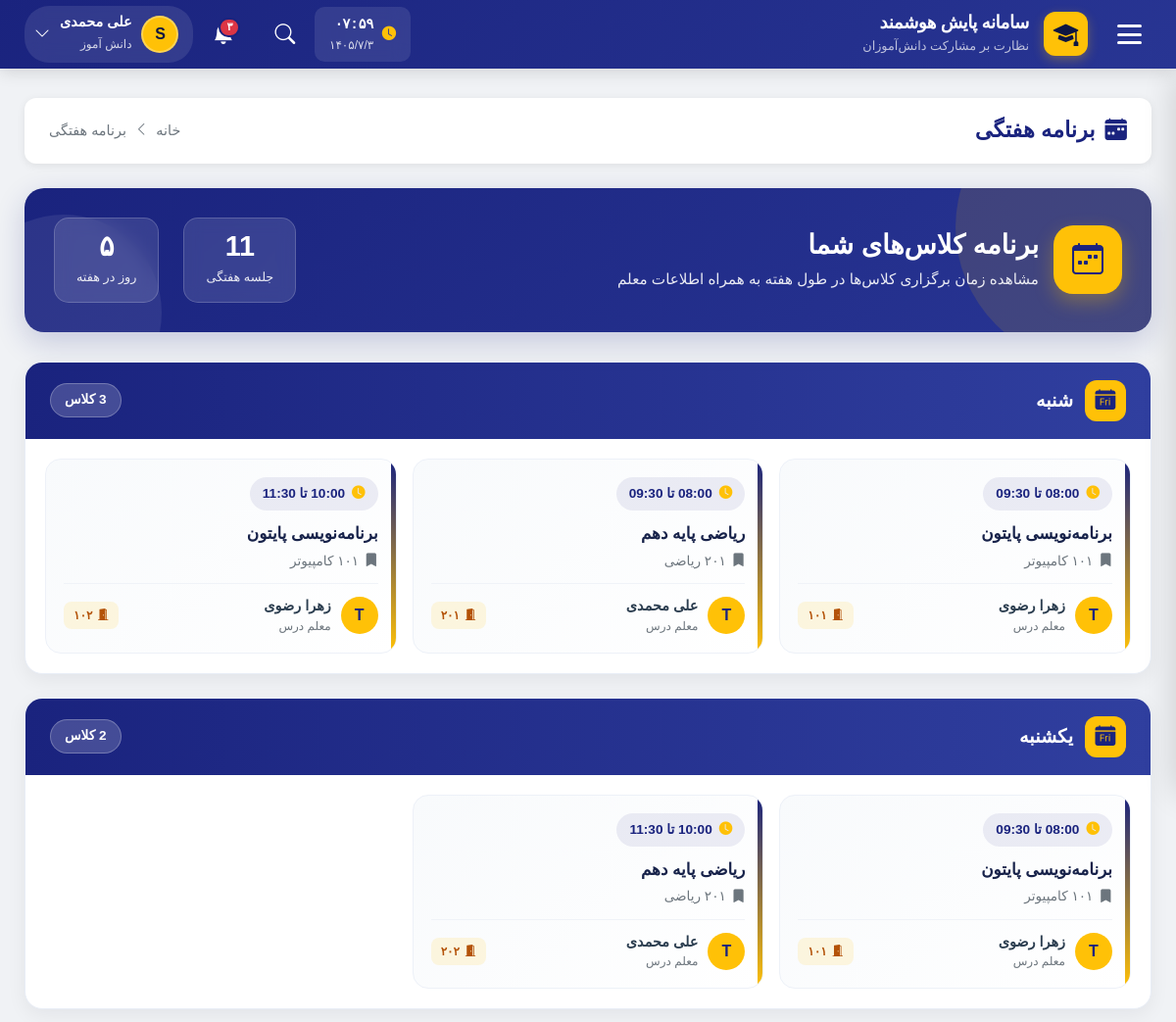
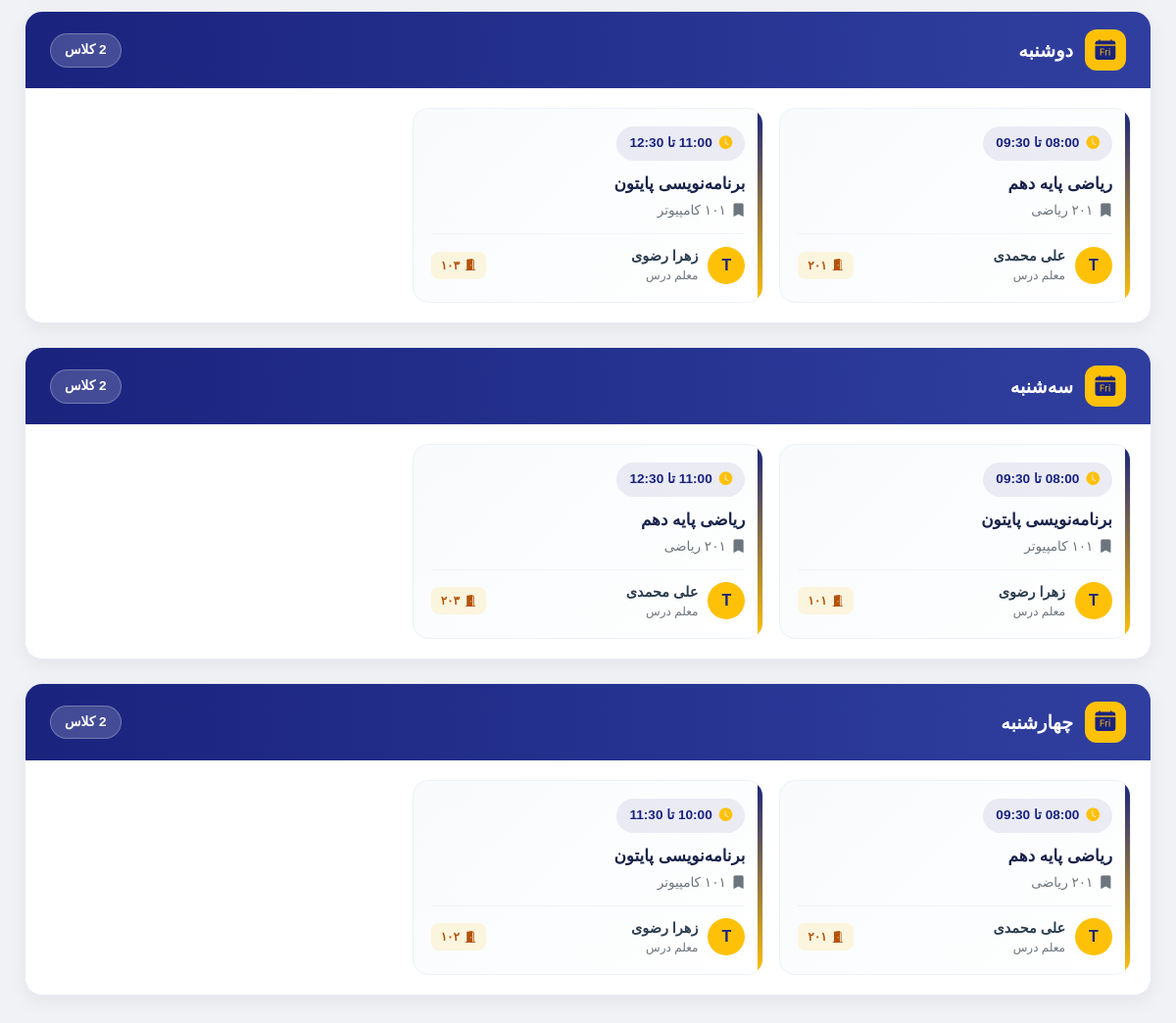
/weekly-schedule/ (signed in), run on the app's committed database (2 pictures, top to bottom).
### accounts/models.py (models this page shows, shortened)
class User(AbstractUser):
    ROLE_CHOICES = (
        ('student', 'دانش آموز'),
        ('teacher', 'معلم'),
        ('assistant', 'معاون'),
        ('principal', 'مدیر مدرسه'),
        ('district_admin', 'مسئول منطقه'),
        ('county_admin', 'مسئول شهرستان'),
        ('province_admin', 'مسئول استان'),
        ('country_admin', 'مسئول کشور'),
    )
    role = models.CharField(max_length=20, choices=ROLE_CHOICES, default='student')
    national_id = models.CharField(
        max_length=10,
        unique=True,
        null=True,
        blank=True,
        verbose_name="کد ملی"
    )
    class Meta:
        verbose_name = "کاربر"
        verbose_name_plural = "کاربران"

### dashboard/models.py (models this page shows, shortened)
class WeeklySchedule(models.Model):
    WEEKDAY_CHOICES = (
        ('saturday', 'شنبه'),
        ('sunday', 'یکشنبه'),
        ('monday', 'دوشنبه'),
        ('tuesday', 'سه‌شنبه'),
        ('wednesday', 'چهارشنبه'),
    )
    classroom = models.ForeignKey(
        Classroom,
        on_delete=models.CASCADE,
        related_name='schedules',
        verbose_name="کلاس"
    )
    day_of_week = models.CharField(
        max_length=10,
        choices=WEEKDAY_CHOICES,
        verbose_name="روز هفته"
    )
    start_time = models.TimeField(verbose_name="ساعت شروع")
    end_time = models.TimeField(verbose_name="ساعت پایان")
    room = models.CharField(
        max_length=50,
        blank=True,
        null=True,
        verbose_name="شماره اتاق/کلاس"
    )
    class Meta:
        verbose_name = "برنامه هفتگی"
        verbose_name_plural = "برنامه‌های هفتگی"
        ordering = ['day_of_week', 'start_time']

class Classroom(models.Model):
    GRADE_CHOICES = (
        ('10', 'دهم'),
        ('11', 'یازدهم'),
        ('12', 'دوازدهم'),
    )
    FIELD_CHOICES = (
        ('computer', 'کامپیوتر'),
        ('electrical', 'برق'),
        ('mechanical', 'مکانیک'),
        ('accounting', 'حسابداری'),
        ('math', 'ریاضی'),
        ('experimental', 'تجربی'),
        ('humanities', 'انسانی'),
    )
    name = models.CharField(max_length=100, verbose_name="نام کلاس")
    subject = models.CharField(max_length=100, verbose_name="درس")
    grade = models.CharField(
        max_length=2,
        choices=GRADE_CHOICES,
        default='10',
        verbose_name="پایه تحصیلی"
    )
    field = models.CharField(
        max_length=20,
        choices=FIELD_CHOICES,
        default='math',
        verbose_name="رشته تحصیلی"
    )
    teacher_name = models.CharField(
        max_length=100,
        verbose_name="نام معلم"
    )
    teacher = models.ForeignKey(
        User,
        on_delete=models.SET_NULL,
        null=True,
        blank=True,
        related_name='taught_classes',
        verbose_name="کاربر معلم (اختیاری)"
    )
    students = models.ManyToManyField(
        User,
        related_name='enrolled_classes',
        blank=True,
        verbose_name="دانش‌آموزان"
    )
    created_at = models.DateTimeField(auto_now_add=True)
    class Meta:
        verbose_name = "کلاس"
        verbose_name_plural = "کلاس‌ها"

### dashboard/views.py (the view)
# urls.py: path('weekly-schedule/', views.weekly_schedule_view, name='weekly_schedule'),
@login_required
def weekly_schedule_view(request):
    if request.user.role != 'student':
        return render(request, 'dashboard/index.html', {
            'welcome_message': 'دسترسی محدود به دانش‌آموزان'
        })
    student = request.user
    schedules = WeeklySchedule.objects.filter(
        classroom__students=student
    ).select_related('classroom', 'classroom__teacher').order_by(
        'day_of_week', 'start_time'
    )
    days_info = [
        ('saturday', 'شنبه'),
        ('sunday', 'یکشنبه'),
        ('monday', 'دوشنبه'),
        ('tuesday', 'سه‌شنبه'),
        ('wednesday', 'چهارشنبه'),
    ]
    schedule_days = []
    for day_key, day_name in days_info:
        day_classes = [s for s in schedules if s.day_of_week == day_key]
        schedule_days.append({
            'key': day_key,
            'name': day_name,
            'classes': day_classes,
            'count': len(day_classes),
        })
    context = {
        'schedule_days': schedule_days,
        'total_classes': schedules.count(),
    }
    return render(request, 'dashboard/weekly_schedule.html', context)

### dashboard/templates/dashboard/weekly_schedule.html (shortened to what this page needs)
{% extends 'base.html' %}
{% block content %}
<div class="ws-container">
    <div class="page-breadcrumb">
        <h1 class="breadcrumb-title">
            <i class="bi bi-calendar-week-fill"></i>
            برنامه هفتگی
        </h1>
        <div class="breadcrumb-nav">
            <a href="{% url 'dashboard:home' %}">خانه</a>
            <i class="bi bi-chevron-left"></i>
            <span>برنامه هفتگی</span>
        </div>
    </div>
    {% if total_classes > 0 %}
        <div class="ws-hero">
            <div class="ws-hero-content">
                <div class="ws-hero-title">
                    <div class="ws-hero-icon">
                        <i class="bi bi-calendar-week"></i>
                    </div>
                    <div class="ws-hero-text">
                        <h2>برنامه کلاس‌های شما</h2>
                        <p>مشاهده زمان برگزاری کلاس‌ها در طول هفته به همراه اطلاعات معلم</p>
                    </div>
                </div>
                <div class="ws-hero-stats">
                    <div class="ws-stat-box">
                        <span class="ws-stat-value">{{ total_classes }}</span>
                        <span class="ws-stat-label">جلسه هفتگی</span>
                    </div>
                    <div class="ws-stat-box">
                        <span class="ws-stat-value">۵</span>
                        <span class="ws-stat-label">روز در هفته</span>
                    </div>
                </div>
            </div>
        </div>
        {% for day in schedule_days %}
            <div class="ws-day-card">
                <div class="ws-day-header">
                    <h3 class="ws-day-title">
                        <div class="ws-day-icon">
                            <i class="bi bi-calendar-day-fill"></i>
                        </div>
                        {{ day.name }}
                    </h3>
                    <span class="ws-day-count">
                        {{ day.count }} کلاس
                    </span>
                </div>
                <div class="ws-day-body">
                    {% if day.classes %}
                        <div class="ws-class-grid">
                            {% for schedule in day.classes %}
                                <div class="ws-class-card">
                                    <div class="ws-class-time">
                                        <i class="bi bi-clock-fill"></i>
                                        {{ schedule.start_time|time:"H:i" }} تا {{ schedule.end_time|time:"H:i" }}
                                    </div>
                                    <h4 class="ws-class-subject">{{ schedule.classroom.subject }}</h4>
                                    <div class="ws-class-name">
                                        <i class="bi bi-bookmark-fill"></i>
                                        {{ schedule.classroom.name }}
                                    </div>
                                    <div class="ws-class-teacher">
                                        <div class="ws-teacher-avatar">
                                            {{ schedule.classroom.teacher.username|first|upper }}
                                        </div>
                                        <div class="ws-teacher-info">
                                            <p class="ws-teacher-name">
                                                {{ schedule.classroom.teacher.get_full_name|default:schedule.classroom.teacher.username }}
                                            </p>
                                            <p class="ws-teacher-role">معلم درس</p>
                                        </div>
                                        {% if schedule.room %}
                                            <span class="ws-room-badge">
                                                <i class="bi bi-door-open-fill"></i>
                                                {{ schedule.room }}
                                            </span>
                                        {% endif %}
                                    </div>
                                </div>
                            {% endfor %}
                        </div>
                    {% endif %}
                </div>
            </div>
        {% endfor %}
    {% endif %}
</div>
{% endblock %}

### templates/base.html (shortened to what this page needs)
{% load django_bootstrap5 %}
<!DOCTYPE html>
<html lang="fa" dir="rtl">
<head>
    {% bootstrap_css %}
    <link rel="stylesheet" href="https://cdn.jsdelivr.net/npm/bootstrap-icons@1.11.1/font/bootstrap-icons.css">
    <link href="https://cdn.jsdelivr.net/gh/rastikerdar/vazirmatn@v33.003/Vazirmatn-font-face.css" rel="stylesheet" />
</head>
<body>
    <header class="main-header">
        <button class="hamburger-btn" id="menuToggle" title="منوی اصلی">
            <div class="hamburger-icon">
                <span></span>
                <span></span>
                <span></span>
            </div>
        </button>
        <a href="{% url 'dashboard:home' %}" class="header-brand">
            <div class="brand-icon">
                <i class="bi bi-mortarboard-fill"></i>
            </div>
            <div class="brand-text">
                <h5>سامانه پایش هوشمند</h5>
                <small>نظارت بر مشارکت دانش‌آموزان</small>
            </div>
        </a>
        <div class="header-actions">
            <div class="header-clock" id="headerClock">
                <i class="bi bi-clock-fill"></i>
                <div>
                    <div class="clock-time">--:--</div>
                    <div class="clock-date">--/--/--</div>
                </div>
            </div>
            <div class="header-search">
                <button class="search-toggle" id="searchToggle">
                    <i class="bi bi-search"></i>
                </button>
            </div>
            <div style="position: relative;">
                <button class="header-action-btn" id="notificationToggle">
                    <span class="badge-notification">۳</span>
                </button>
            </div>
            <div class="user-dropdown">
                <button class="user-menu-btn" id="userMenuToggle">
                    <div class="user-avatar">
                        {{ user.username|first|upper }}
                    </div>
                    <div class="user-info">
                        <span class="name">{{ user.get_full_name|default:user.username }}</span>
                        <span class="role">{{ user.get_role_display }}</span>
                    </div>
                    <i class="bi bi-chevron-down"></i>
                </button>
            </div>
        </div>
    </header>
    <main class="main-content">
        {% block content %}
        {% endblock %}
    </main>
</body>
</html>

### dashboard/templates/dashboard/weekly_schedule.html (style rules this page uses)
.ws-container { --ws-primary: #1a237e; --ws-secondary: #ffc107; --ws-bg: #ffffff; --ws-border: #e8edf6; --ws-muted: #6c757d; }
.ws-hero { background: linear-gradient(135deg, #1a237e 0%, #283593 100%); border-radius: 20px; padding: 30px; color: white; margin-bottom: 30px; position: relative; overflow: hidden; box-shadow: 0 10px 30px rgba(26, 35, 126, 0.2); }
.ws-hero::before { content: ''; position: absolute; width: 280px; height: 280px; border-radius: 50%; background: rgba(255, 193, 7, 0.12); top: -100px; right: -80px; }
.ws-hero::after { content: ''; position: absolute; width: 200px; height: 200px; border-radius: 50%; background: rgba(255, 255, 255, 0.08); bottom: -80px; left: -60px; }
.ws-hero-content { position: relative; z-index: 1; display: flex; justify-content: space-between; align-items: center; flex-wrap: wrap; gap: 20px; }
.ws-hero-title { display: flex; align-items: center; gap: 15px; }
.ws-hero-icon { width: 70px; height: 70px; background: var(--ws-secondary); border-radius: 20px; display: flex; align-items: center; justify-content: center; font-size: 2rem; color: var(--ws-primary); box-shadow: 0 8px 20px rgba(255, 193, 7, 0.3); }
.ws-hero-text h2 { margin: 0 0 8px 0; font-size: 1.7rem; font-weight: 800; }
.ws-hero-text p { margin: 0; opacity: 0.9; font-size: 0.95rem; }
.ws-hero-stats { display: flex; gap: 25px; flex-wrap: wrap; }
.ws-stat-box { background: rgba(255, 255, 255, 0.12); border: 1px solid rgba(255, 255, 255, 0.18); border-radius: 15px; padding: 14px 22px; text-align: center; backdrop-filter: blur(8px); }
.ws-stat-value { font-size: 1.8rem; font-weight: 900; display: block; line-height: 1; margin-bottom: 4px; }
.ws-stat-label { font-size: 0.8rem; opacity: 0.9; }
.ws-day-card { background: white; border-radius: 18px; box-shadow: 0 6px 20px rgba(15, 23, 42, 0.06); margin-bottom: 24px; overflow: hidden; border: 1px solid var(--ws-border); }
.ws-day-header { background: linear-gradient(90deg, #1a237e 0%, #303f9f 100%); color: white; padding: 18px 25px; display: flex; justify-content: space-between; align-items: center; }
.ws-day-title { display: flex; align-items: center; gap: 12px; margin: 0; font-size: 1.2rem; font-weight: 800; }
.ws-day-icon { width: 42px; height: 42px; background: var(--ws-secondary); border-radius: 12px; display: flex; align-items: center; justify-content: center; color: var(--ws-primary); font-size: 1.3rem; }
.ws-day-count { background: rgba(255, 255, 255, 0.18); border: 1px solid rgba(255, 255, 255, 0.25); padding: 6px 14px; border-radius: 999px; font-size: 0.85rem; font-weight: 700; }
.ws-day-body { padding: 20px; }
.ws-class-grid { display: grid; grid-template-columns: repeat(auto-fill, minmax(320px, 1fr)); gap: 16px; }
.ws-class-card { background: linear-gradient(135deg, #f8fafc 0%, #ffffff 100%); border: 1px solid #edf1f8; border-radius: 16px; padding: 18px; transition: all 0.25s ease; position: relative; overflow: hidden; }
.ws-class-card::before { content: ''; position: absolute; top: 0; bottom: 0; right: 0; width: 5px; background: linear-gradient(180deg, var(--ws-primary), var(--ws-secondary)); }
.ws-class-time { display: inline-flex; align-items: center; gap: 7px; background: rgba(26, 35, 126, 0.08); color: var(--ws-primary); padding: 7px 13px; border-radius: 999px; font-size: 0.85rem; font-weight: 800; margin-bottom: 12px; }
.ws-class-time i { color: var(--ws-secondary); }
.ws-class-subject { font-size: 1.05rem; font-weight: 800; color: #17224a; margin: 0 0 6px 0; line-height: 1.4; }
.ws-class-name { font-size: 0.85rem; color: var(--ws-muted); margin-bottom: 12px; display: flex; align-items: center; gap: 6px; }
.ws-class-teacher { display: flex; align-items: center; gap: 10px; padding-top: 12px; border-top: 1px solid #f0f3f8; }
.ws-teacher-avatar { width: 38px; height: 38px; background: var(--ws-secondary); color: var(--ws-primary); border-radius: 50%; display: flex; align-items: center; justify-content: center; font-weight: 800; font-size: 1rem; flex-shrink: 0; }
.ws-teacher-info { flex: 1; min-width: 0; }
.ws-teacher-name { font-size: 0.9rem; font-weight: 700; color: #2c3e50; margin: 0; white-space: nowrap; overflow: hidden; text-overflow: ellipsis; }
.ws-teacher-role { font-size: 0.75rem; color: var(--ws-muted); margin: 0; }
.ws-room-badge { display: inline-flex; align-items: center; gap: 5px; background: rgba(255, 193, 7, 0.12); color: #b45309; padding: 5px 10px; border-radius: 8px; font-size: 0.75rem; font-weight: 700; }

### data on the page
User: username|first "S", get_full_name "علی محمدی", role "دانش آموز"
WeeklySchedule: start_time "08:00", end_time "09:30", classroom.subject "برنامه‌نویسی پایتون", classroom.name "۱۰۱ کامپیوتر", classroom.teacher.username|first "T", classroom.teacher.get_full_name "زهرا رضوی", room "۱۰۱"
WeeklySchedule: start_time "08:00", end_time "09:30", classroom.subject "ریاضی پایه دهم", classroom.name "۲۰۱ ریاضی", classroom.teacher.username|first "T", classroom.teacher.get_full_name "علی محمدی", room "۲۰۱"
WeeklySchedule: start_time "10:00", end_time "11:30", classroom.subject "برنامه‌نویسی پایتون", classroom.name "۱۰۱ کامپیوتر", classroom.teacher.username|first "T", classroom.teacher.get_full_name "زهرا رضوی", room "۱۰۲"
WeeklySchedule: start_time "08:00", end_time "09:30", classroom.subject "برنامه‌نویسی پایتون", classroom.name "۱۰۱ کامپیوتر", classroom.teacher.username|first "T", classroom.teacher.get_full_name "زهرا رضوی", room "۱۰۱"
WeeklySchedule: start_time "10:00", end_time "11:30", classroom.subject "ریاضی پایه دهم", classroom.name "۲۰۱ ریاضی", classroom.teacher.username|first "T", classroom.teacher.get_full_name "علی محمدی", room "۲۰۲"
WeeklySchedule: start_time "08:00", end_time "09:30", classroom.subject "ریاضی پایه دهم", classroom.name "۲۰۱ ریاضی", classroom.teacher.username|first "T", classroom.teacher.get_full_name "علی محمدی", room "۲۰۱"
WeeklySchedule: start_time "11:00", end_time "12:30", classroom.subject "برنامه‌نویسی پایتون", classroom.name "۱۰۱ کامپیوتر", classroom.teacher.username|first "T", classroom.teacher.get_full_name "زهرا رضوی", room "۱۰۳"
WeeklySchedule: start_time "08:00", end_time "09:30", classroom.subject "برنامه‌نویسی پایتون", classroom.name "۱۰۱ کامپیوتر", classroom.teacher.username|first "T", classroom.teacher.get_full_name "زهرا رضوی", room "۱۰۱"
WeeklySchedule: start_time "11:00", end_time "12:30", classroom.subject "ریاضی پایه دهم", classroom.name "۲۰۱ ریاضی", classroom.teacher.username|first "T", classroom.teacher.get_full_name "علی محمدی", room "۲۰۳"
WeeklySchedule: start_time "08:00", end_time "09:30", classroom.subject "ریاضی پایه دهم", classroom.name "۲۰۱ ریاضی", classroom.teacher.username|first "T", classroom.teacher.get_full_name "علی محمدی", room "۲۰۱"
WeeklySchedule: start_time "10:00", end_time "11:30", classroom.subject "برنامه‌نویسی پایتون", classroom.name "۱۰۱ کامپیوتر", classroom.teacher.username|first "T", classroom.teacher.get_full_name "زهرا رضوی", room "۱۰۲"

### other printed values
{{ total_classes }} "11"
{{ day.name }} "شنبه" "یکشنبه" "دوشنبه" "سه‌شنبه" "چهارشنبه"
{{ day.count }} "3" "2" "2" "2" "2"
